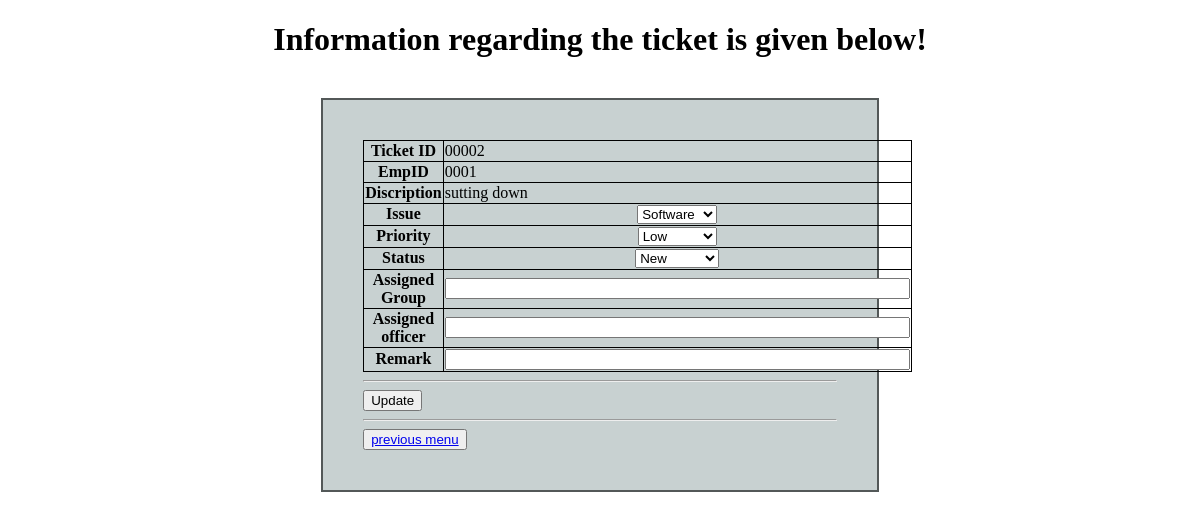
The app's page /showticket.php?ticketid=00002 with its own data.
### tables this page shows
CREATE TABLE `ticket` (
  `ticketid` int(5) UNSIGNED ZEROFILL NOT NULL,
  `empid` int(4) UNSIGNED ZEROFILL NOT NULL,
  `issue` varchar(10) DEFAULT NULL,
  `description` varchar(25) DEFAULT NULL,
  `priority` int(11) DEFAULT 1,
  `status` varchar(10) DEFAULT NULL,
  `assignedgrp` varchar(10) DEFAULT NULL,
  `assignedofficer` varchar(10) DEFAULT NULL,
  `created on` datetime DEFAULT NULL
);

### showticket.php (the view, shortened to what this page needs)
<!DOCTYPE html>
	<?php
		include 'connection.php';
		if (isset($_GET['ticketid'])) {
			$ticketid= $_GET['ticketid'];
			$sql=" select * from ticket where ticketid ='$ticketid'";
			$result = mysqli_query($conn, $sql);
			$row = mysqli_fetch_array($result, MYSQLI_ASSOC);
		}
		$issueArray = array("software"=>"Software","Hardware" => "Hardware");
		$PriorityArray = array("1"=>"Low","2"=>"Moderate","3"=>"High","4" =>"Critical");
		$statusArray = array ("new" => "New" , "inprocess" => "In process","closed"=> "Closed");
	?>
	<html lang="en">
	<head>
	</head>
	<body>
			<center>
				<h1>Information regarding the ticket is given below!</h1>
			</center>
			<br>
			<div class="text">
				<table style="width:100%">
					<tr>
						<th>Ticket ID</th>
						<td> <?php echo $row['ticketid']; ?> </td>
					</tr>
					<tr>
						<th>EmpID</th>
						<td> <?php echo $row['empid']; ?> </td>
					</tr>
					 <tr>
						<th>Discription</th>
						<td> <?php echo $row['description']; ?> </td>
					<center>
						<form action= "" method="post" autocomplete="off">
						<tr>
								<td class="select">
									<center><b>Issue</b></center>
								</td>
								<td ALIGN="center">
									<select name= "issue">
										<?php
											  foreach($issueArray as $key =>$value){
												  $selected = (($row['issue']==$key) ? "selected='selected'" : "");
											?>
												<option value="<?=$key;?>" <?=$selected;?>><?=$value;?></option>
										<?php  } ?>
									</select>
								</td>
							</tr>
							<tr>
								<td class="select">
									<center><b>Priority</b></center>
								</td>
								<td ALIGN="center">
									<select name="priority">
										<?php
											  foreach($PriorityArray as $key =>$value){
												$selected = (($row['priority']==$key) ? "selected='selected'" : "");
												?>
												<option value="<?=$key;?>" <?=$selected;?>><?=$value;?></option>
										<?php  } ?>
									</select>
								</td>
							</tr>
							<tr>
								<td class="select">
									<center><b>Status</b></center>
								</td>
								<td ALIGN="center">
									<select name = "status">
										<?php
											  foreach($statusArray as $key =>$value){
												$selected = (($row['status']==$key) ? "selected='selected'" : "");
										?>
												<option value="<?=$key;?>" <?=$selected;?>><?=$value;?></option>
										<?php  } ?>
									</select>
								</td>
							</tr>
							<tr>
								<td><center><b>Assigned Group</b></center></td>
								<td ALIGN="left">
									<input type="text" SIZE="55" NAME="assignedgrp" value="<?php echo $row['assignedgrp']; ?>" required>
								 </td>
							</tr>
							<tr>
								<td><center><b>Assigned officer</b></center></td>
								<td ALIGN="left">
									<input type="text" size="55" NAME="assignedofficer" value="<?php echo $row['assignedofficer']; ?>" required>
								 </td>
							</tr>
							<tr>
								<td><center><b>Remark</b></center></td>
									<td ALIGN="left">
									<INPUT TYPE="text" SIZE="55" NAME="remark" required>
								 </td>
							</tr>
				 </table>
		<hr>
		<button type="submit" name="update" >Update</button>
				<hr>
				<button class="color- white"><a href="dashboard.php">previous menu</a></button>
			</div>
	</body>
</html>

### showticket.php (style rules this page uses)
table, tr, th, td { border: 1px solid black; border-collapse: collapse; }
.text { justify-content: center; align-items: center; margin: auto; width: 40%; border: 2px solid #535858; padding: 40px; background-color: rgb(200, 209, 209); }

### records on screen
ticket: ticketid "00002", empid "0001", description "sutting down"

### other values on screen
form field issue "Software"
form field priority "Low"
form field status "New"
